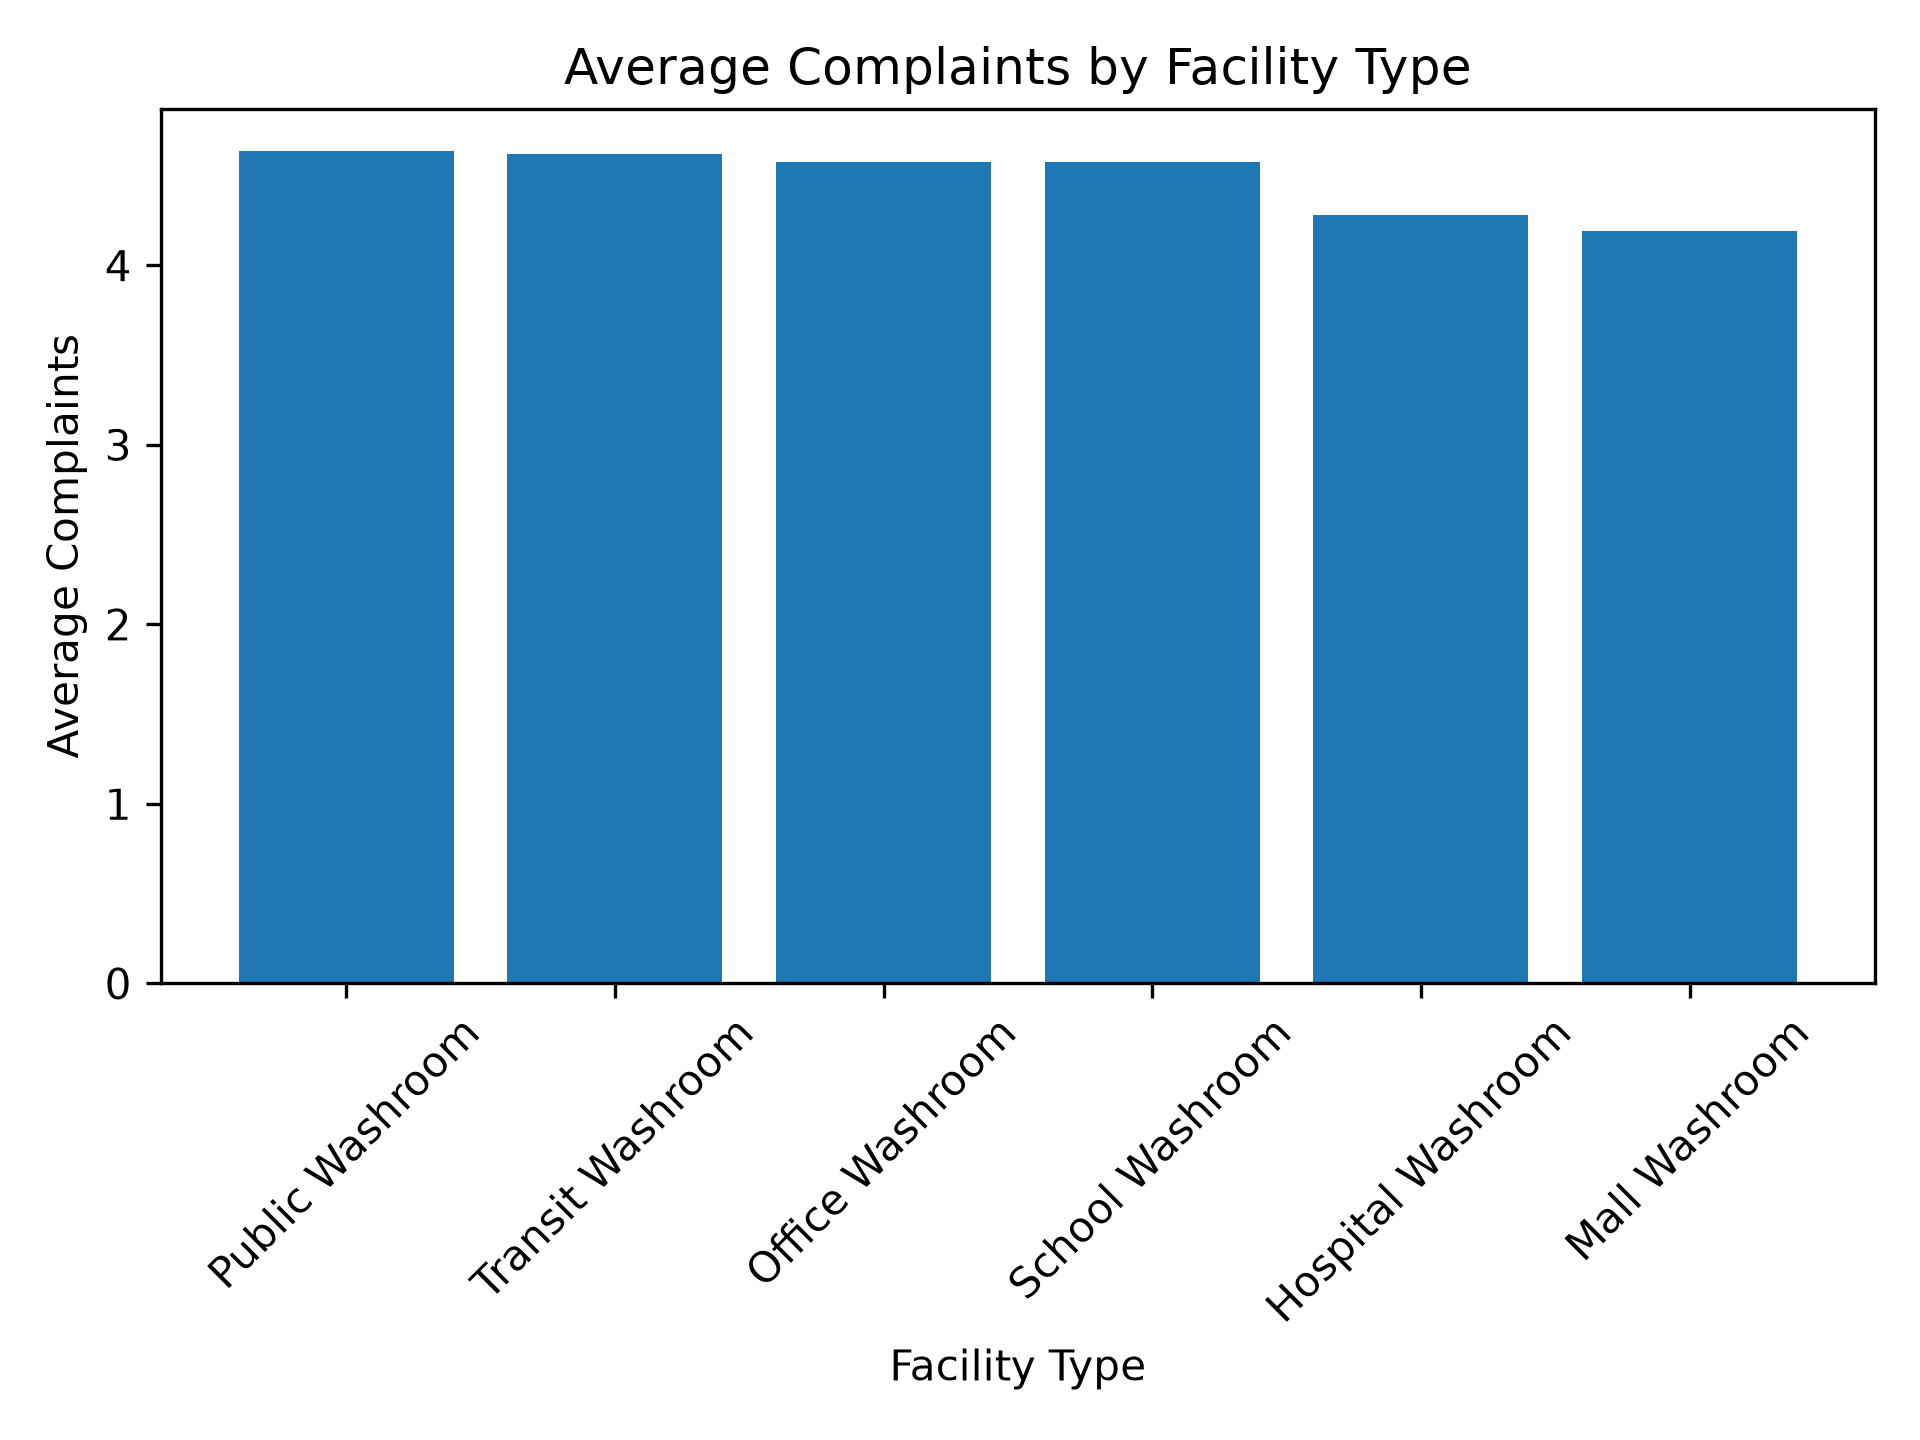

Recreate this plot in Python.
import pandas as pd
import matplotlib.pyplot as plt

# Read the cleaned dataset
df = pd.read_excel(
    "../data-cleaning/cleaned_facility_hygiene_dataset.xlsx"
)

# Calculate the average number of complaints for each facility type
complaints_by_type = (
    df.groupby("facility_type")["complaints"]
    .mean()
    .sort_values(ascending=False)
)

# Create the bar chart
plt.bar(
    complaints_by_type.index,
    complaints_by_type.values
)

# Add chart title
plt.title("Average Complaints by Facility Type")

# Label the X-axis
plt.xlabel("Facility Type")

# Label the Y-axis
plt.ylabel("Average Complaints")

# Rotate category labels for readability
plt.xticks(rotation=45)

# Adjust spacing
plt.tight_layout()

# Save the visualization
plt.savefig(
    "02-complaints-by-facility-type.png",
    dpi=300
)

# Display the visualization
plt.show()
